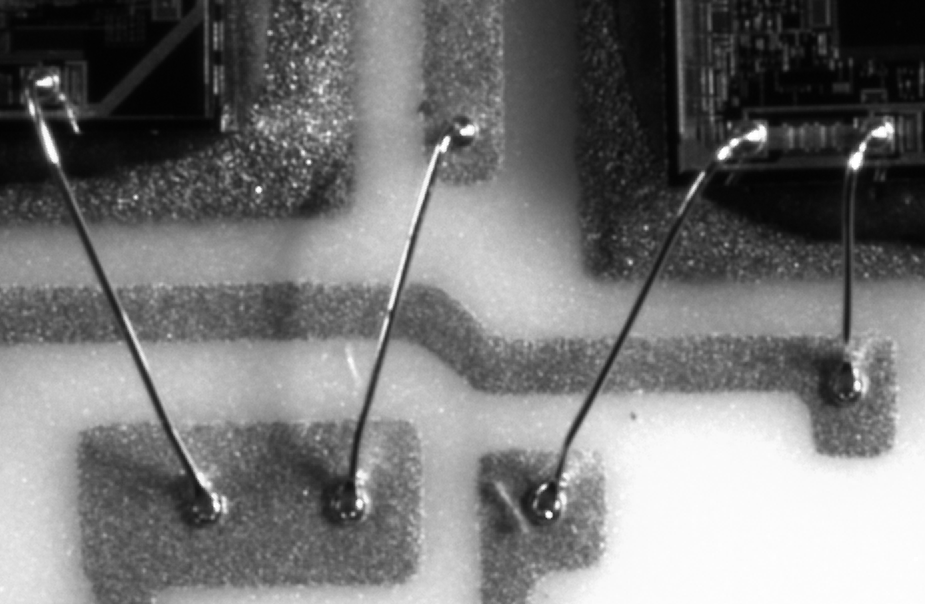
%> input picture bilder/wire_bond1.tif, 925 x 604 px
$ octave houghTransform.m   (GNU Octave 9; MATLAB toolbox functions it lacks are replaced by stand-ins)
%> lines starting %> are read from the running program, lines starting %| are printed output that depends on the picture
### getEndpoints.m
function linePoints = getEndpoints(I, theta, rho)
% Bestimmt die Endpunkte der implizit durch theta und rho gegebenen Geraden
%      x*cos(theta) + y*sin(theta) = rho
% im Bild I.
%
% Eingabe: I - Bild
%          theta, rho - Array von Parametersets, die Geraden beschreiben

% Ausgabe: linePoints - nx4-Matrix,
%                       jede Zeile beschreibt eine Gerade mit ihren Start
%                       und Endpunkten: [yStart, yEnd, xStart, xEnd]

    if size(rho, 1) == 1
        rho = rho';
    end
    if size(theta, 1) == 1
        theta = theta';
    end

    % Bildgröße
    [m, ~] = size(I);

    % Punkt am oberen Bildrand
    linePoints(:, 1) = ones(1, length(theta));                                  % erste Spalte
    linePoints(:, 3) = (rho - linePoints(:, 1) .* sind(theta)) ./ cosd(theta);

    % Punkt am unteren Bildrand
    linePoints(:, 2) = m * ones(1, length(theta));
    linePoints(:, 4) = (rho - linePoints(:, 2) .* sind(theta)) ./ cosd(theta);

    % Anpassung (Bildursprung in (1, 1) nicht (0, 0))
    linePoints = linePoints + 1;
end

### houghTransform.m
% Findet Geraden in einem Bild mit Hilfe der Matlab-eigenen Funktionen zur
% Hough-Transformation

%% Bild einlesen und darstellen
I = im2double(imread('./bilder/wire_bond1.tif'));
%> I: size 604x925 double; min 0.00784, max 1, mean 0.465
if size(I, 3) > 1
    I = rgb2gray(I);
end

figure(1); clf; subplot(2, 2, 1);
imshow(I);
title('Bild');

%% Kantenbild erstellen und darstellen
%
%  Befehle: edge, imshow/image/imagesc
figure(1); subplot(2, 2, 3);            % (sub)figure anwählen


    % TODO
I_edge = edge(I, 'Sobel', 0.05);
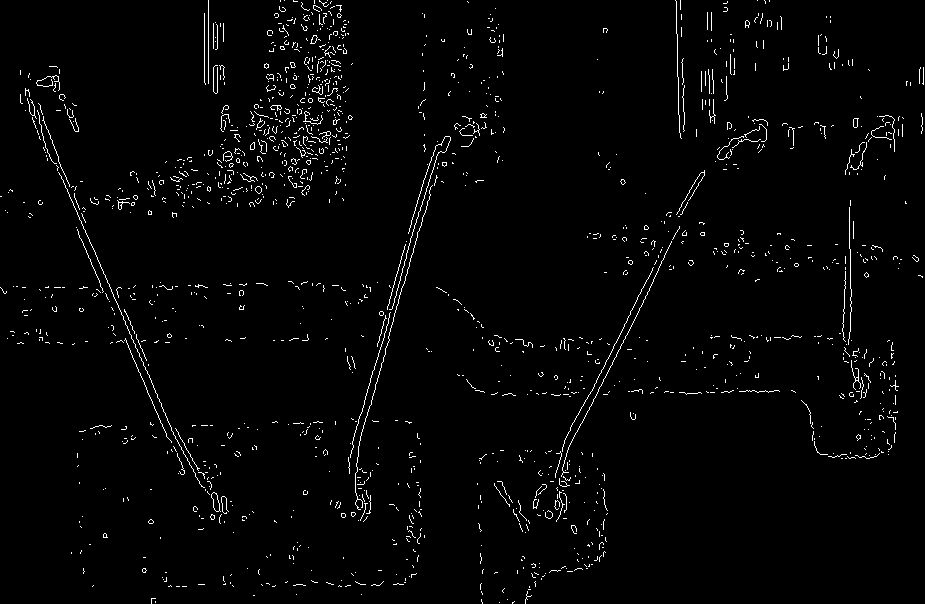
%> I_edge: size 604x925 logical; 2.1% white in thin lines or dots
imshow(I_edge)
title('Kantenbild');

%% Hough-Transformation und Darstellung der Akkumulatormatrix
%
%  Befehle: hough, imagesc
figure(1); subplot(2, 2, [2, 4]);       % (sub)figure anwählen


    % TODO

[H,T,R] = hough(I_edge);
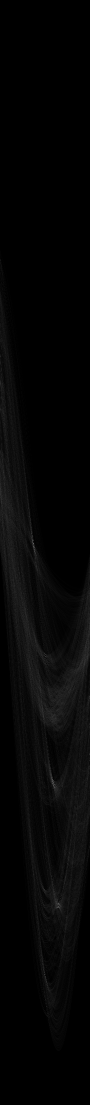
%> H: size 2209x180 double (shown at 1/2 size); min 0, max 157, mean 5.3
%> T = 180 values from -90 to 89; R = 2209 values from -1104 to 1104
imagesc(H)
title('Akkumulatormatrix');
xlabel('\theta'), ylabel('\rho');
axis on, axis normal, hold on;
colormap(gca,gray);

%% Maxima der Akkumulatormatrix H bestimmen
%  und in Darstellung plotten
%
%  Befehle: houghpeaks, plot
figure(1); subplot(2, 2, [2, 4]);       % (sub)figure anwählen


    % TODO
P = houghpeaks(H,4);
%> P = [1088 67; 1566 107; 1815 118; 1950 90]
imshow(H,[],'XData',T,'YData',R);
xlabel('\theta'), ylabel('\rho');
axis on, axis normal;
plot(T(P(:,2)),R(P(:,1)),'s','color','red');

hold off;

%% Geraden zu den entsprechenden Maxima in das Bild plotten
%
%  getEndpoints(I, theta, rho) gibt Endpunkte der implizit gegebenen
%  Geraden mit den Parametern theta und rho zurück. Die relevanten
%  Parameter können mit der Rückgabe von houghpeaks aus R und T bestimmt
%  werden.
%
%  Befehl: plot
figure(1); subplot(2, 2, 1);            % (sub)figure anwählen
Q = getEndpoints(I_edge, T(P(:,2)), R(P(:,1)));
%> in getEndpoints, `rho = rho';`: rho = [-17; 461; 710; 845]
%> in getEndpoints, `theta = theta';`: theta = [-24; 16; 27; -1]
%> in getEndpoints, `linePoints = linePoints + 1;`: linePoints = [2 605 -17.16 251.3; 2 605 480.3 307.4; 2 605 797.3 490.1; 2 605 846.1 856.7]
%> Q has the same summary as linePoints in getEndpoints
axis on
hold on;


    % TODO
    for line = 1:size(Q, 1)
        hold on;
        x_line = Q(line, 3:4);
        y_line = Q(line, 1:2);
        plot(x_line, y_line)
    end
%> this loop made 4 passes
%> x_line on passes 1 to 4: [-17.16 251.3], [480.3 307.4], [797.3 490.1], [846.1 856.7]
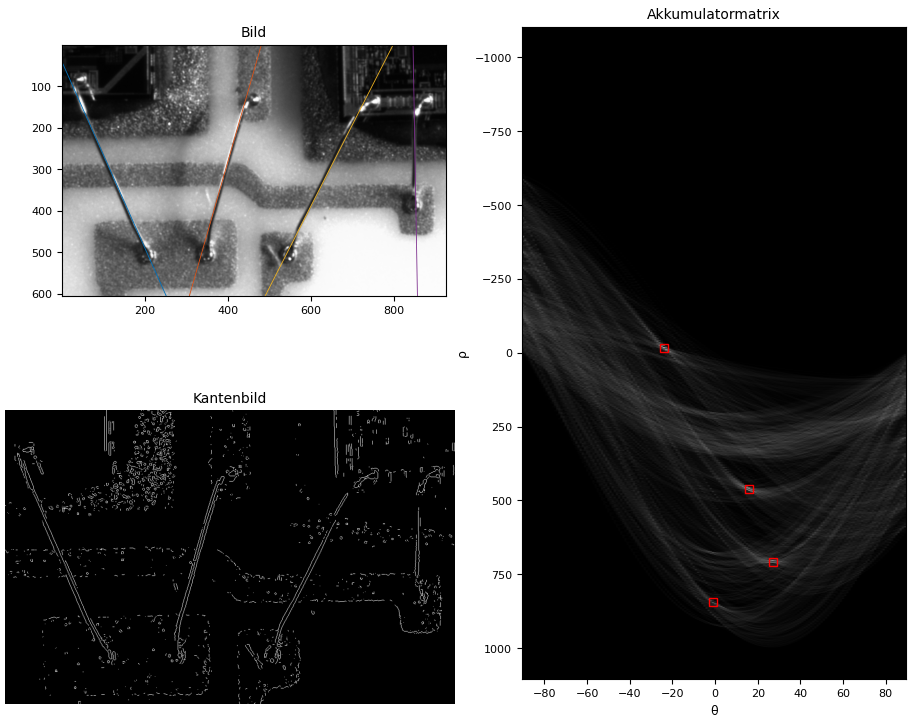
%> figure redrawn from the program's plot data, 3 panels

hold off;

$ run again, with bilder/wire_bond2.tif copied over bilder/wire_bond1.tif
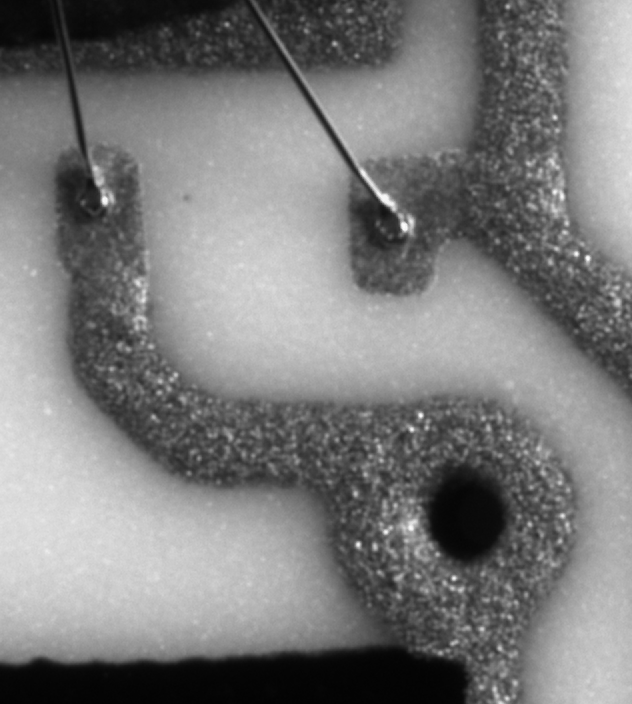
%> input picture bilder/wire_bond2.tif, 632 x 704 px
%> `I_edge = edge(I, 'Sobel', 0.05);`:
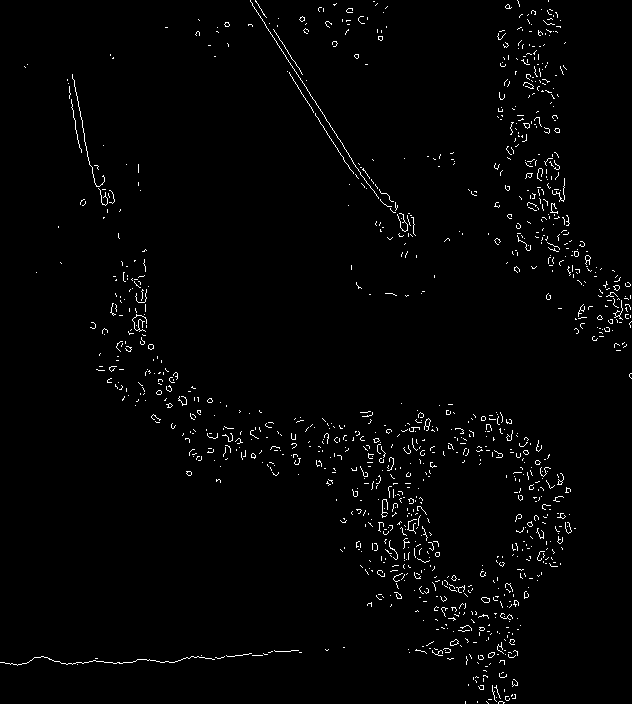
%> I_edge: size 704x632 logical; 1.7% white in thin lines or dots
%> T = 180 values from -90 to 89; R = 1891 values from -945 to 945
%> P = [1155 58; 1610 179; 1005 81; 1163 61]
%> rho = [209; 664; 59; 217]
%> theta = [-33; 88; -10; -30]
%> linePoints = [2 705 250.9 707.4; 2 705 18998.4 -1132.9; 2 705 61.09 185; 2 705 252.1 658]
%> Q has the same summary as linePoints in getEndpoints
%> the loop `for line = 1:size(Q, 1)` made 4 passes
%> x_line on passes 1 to 4: [250.9 707.4], [18998.4 -1132.9], [61.09 185], [252.1 658]
%> after the loop `for line = 1:size(Q, 1)`:
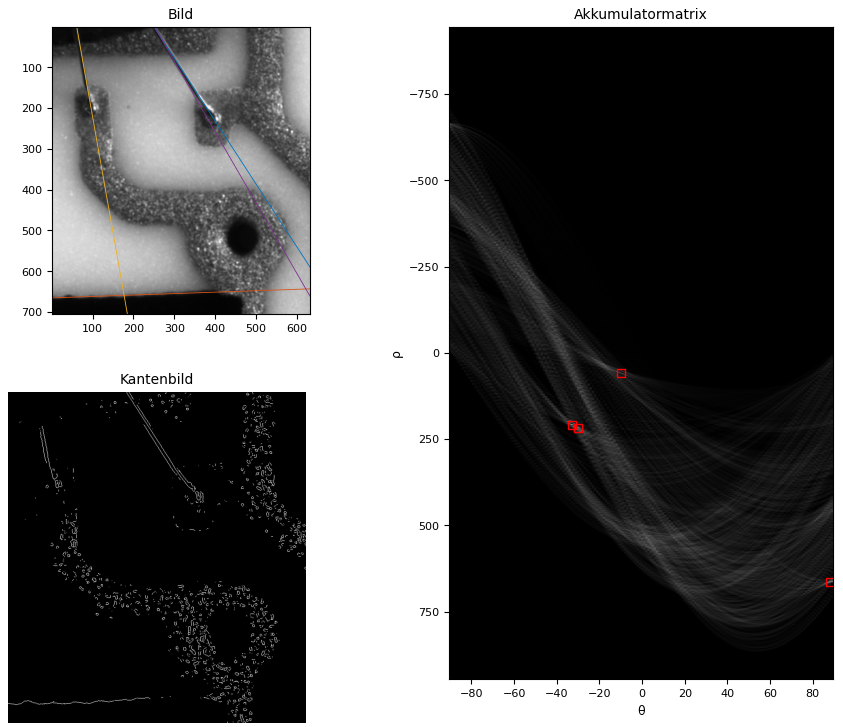
%> figure redrawn from the program's plot data, 3 panels

$ run again, with bilder/wire_bond3.tif copied over bilder/wire_bond1.tif
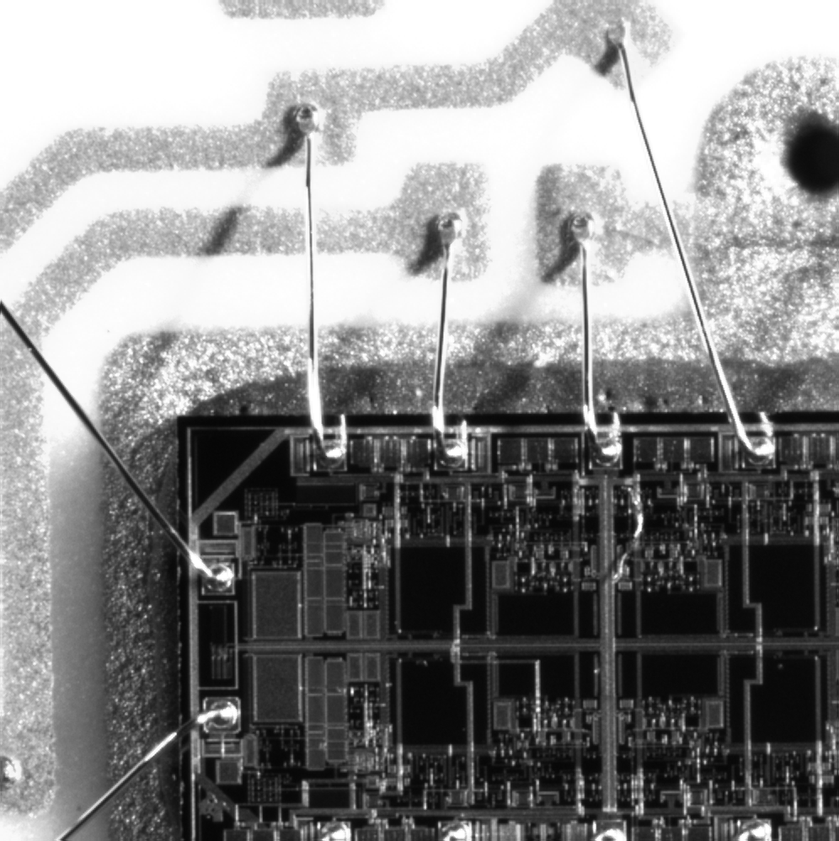
%> input picture bilder/wire_bond3.tif, 839 x 841 px, shrunk from 996 x 998 before the run
%> `I_edge = edge(I, 'Sobel', 0.05);`:
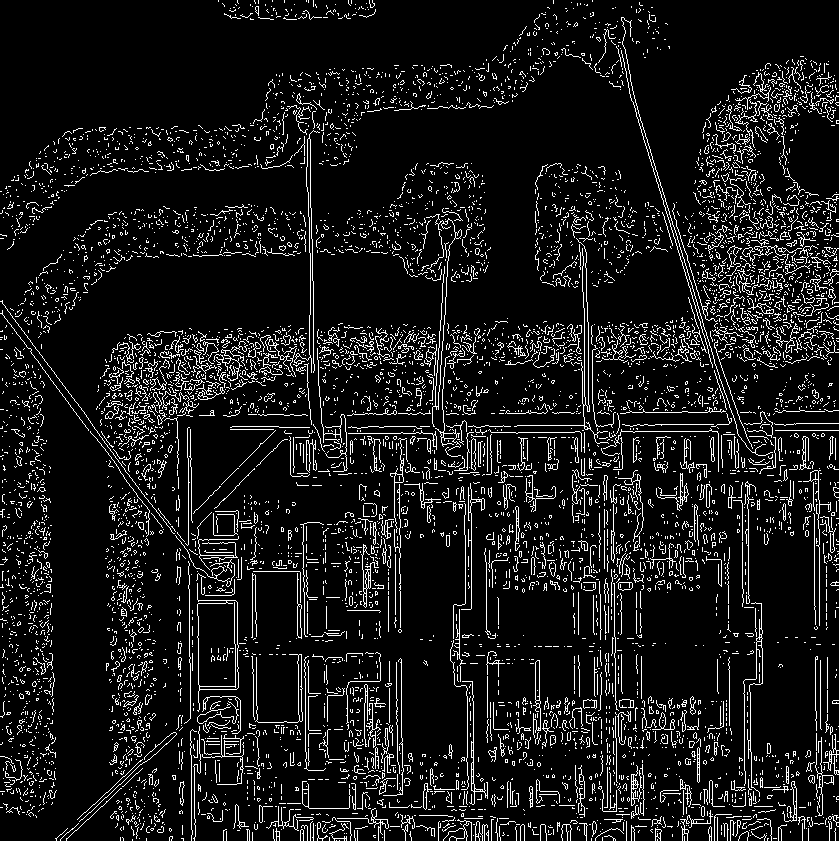
%> I_edge: size 841x839 logical; 9.5% white in thin lines or dots
%> T = 180 values from -90 to 89; R = 2375 values from -1187 to 1187
%> P = [1763 74; 1659 91; 1772 91; 1503 92]
%> rho = [575; 471; 584; 315]
%> theta = [-17; 0; 0; 1]
%> linePoints = [2 842 602.6 859.4; 2 842 472 472; 2 842 585 585; 2 842 316 301.4]
%> Q has the same summary as linePoints in getEndpoints
%> the loop `for line = 1:size(Q, 1)` made 4 passes
%> x_line on passes 1 to 4: [602.6 859.4], [472 472], [585 585], [316 301.4]
%> after the loop `for line = 1:size(Q, 1)`:
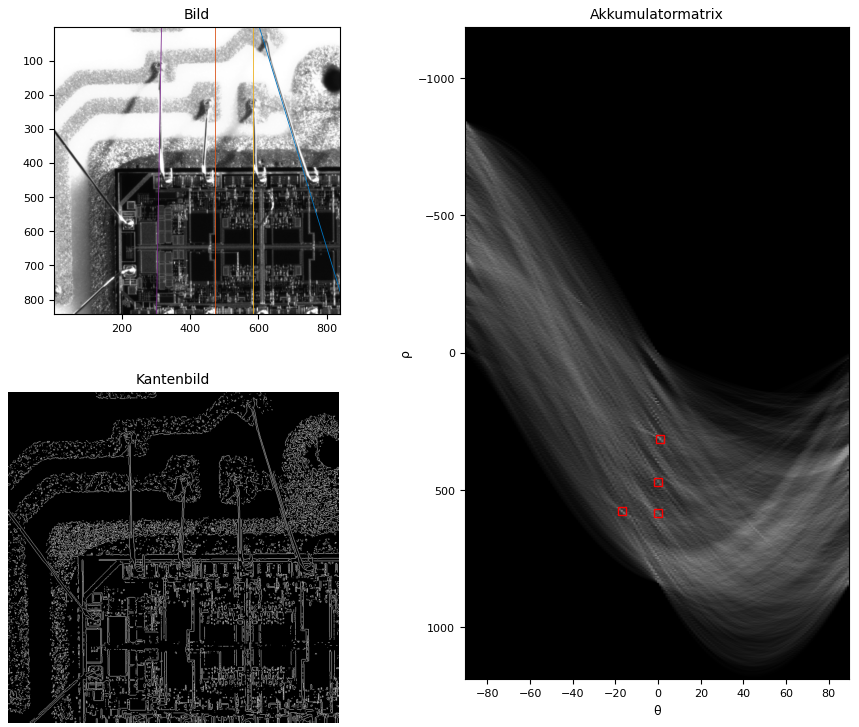
%> figure redrawn from the program's plot data, 3 panels
